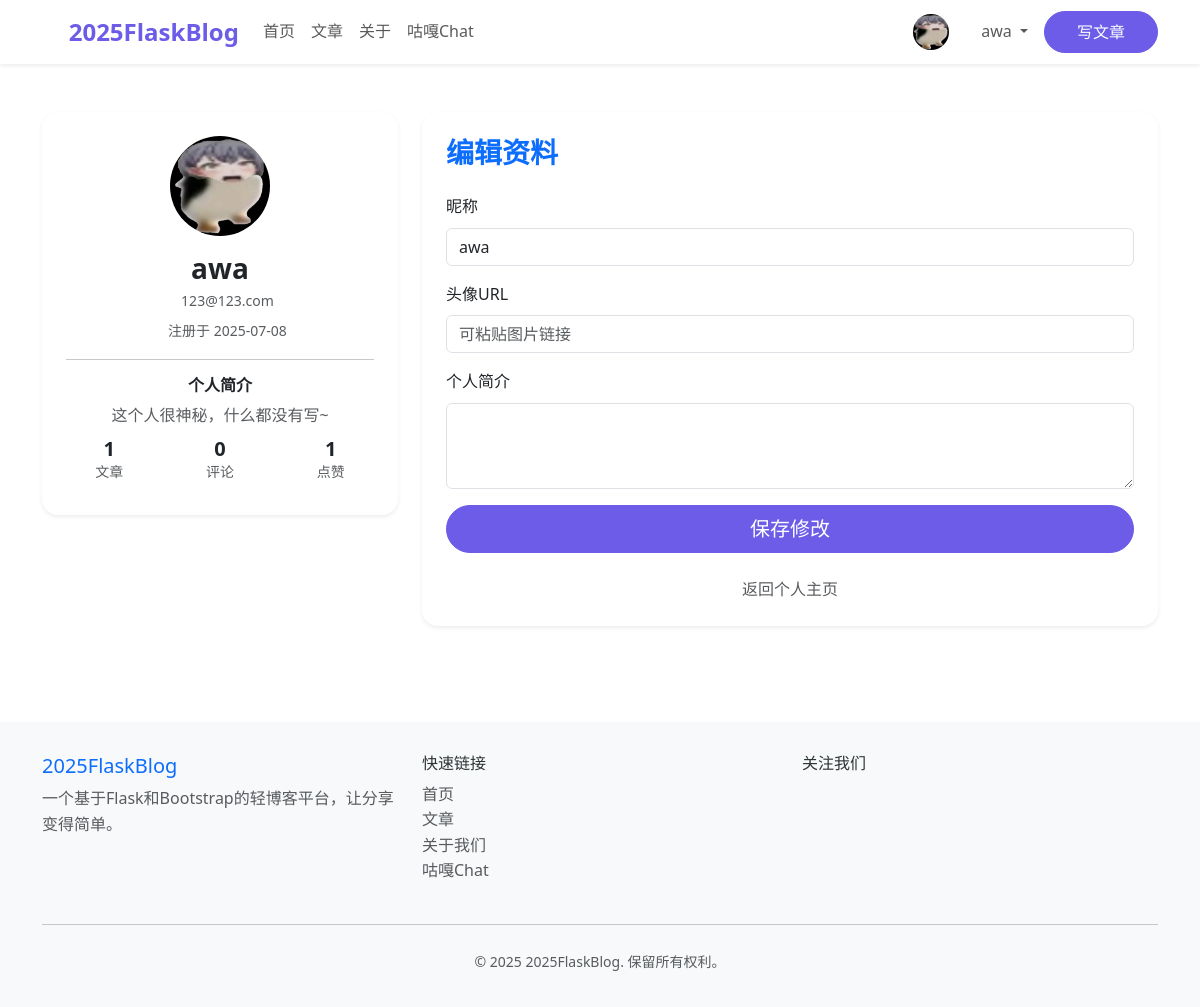
/user/1/edit (signed in), run on the app's committed database.
### app/models.py (models this page shows, shortened)
class User(UserMixin, db.Model):
    __tablename__ = 'users'
    id = db.Column(db.Integer, primary_key=True)
    username = db.Column(db.String(80), unique=True, nullable=False, index=True)
    email = db.Column(db.String(120), unique=True, nullable=False, index=True)
    password_hash = db.Column(db.String(255), nullable=False)
    first_name = db.Column(db.String(50), nullable=True)
    last_name = db.Column(db.String(50), nullable=True)
    bio = db.Column(db.Text, nullable=True)
    avatar_url = db.Column(db.String(255), nullable=True)
    is_active = db.Column(db.Boolean, default=True)
    is_admin = db.Column(db.Boolean, default=False)
    created_at = db.Column(db.DateTime, default=lambda: datetime.now(timezone.utc))
    updated_at = db.Column(db.DateTime, default=lambda: datetime.now(timezone.utc), onupdate=lambda: datetime.now(timezone.utc))
    last_login = db.Column(db.DateTime, nullable=True)
    posts = db.relationship('Post', backref='author', lazy='dynamic', cascade='all, delete-orphan')
    comments = db.relationship('Comment', backref='author', lazy='dynamic', cascade='all, delete-orphan')
    likes = db.relationship('Like', backref='author', lazy='dynamic', cascade='all, delete-orphan')

### app/routes.py (the view, shortened to what this page needs)
@main_bp.route('/user/<int:user_id>/edit', methods=['GET', 'POST'])
@login_required
def edit_profile(user_id):
    user = User.query.get_or_404(user_id)
    if user.id != current_user.id:
        flash('无权操作他人资料', 'danger')
        return redirect(url_for('main.user_profile', user_id=user_id))
    return render_template('user/edit_profile.html', user=user)

### app.py (called while the page is built)
@app.context_processor
def inject_user():
    return dict(current_user=current_user)

### app/__init__.py (called while the page is built)
def create_app(config_class=Config):
    app = Flask(__name__)
    app.config.from_object(config_class)
    db.init_app(app)
    login_manager.init_app(app)
    migrate.init_app(app, db)
    bcrypt.init_app(app)
    login_manager.login_view = 'main.login'
    login_manager.login_message = '请先登录才能访问此页面。'
    login_manager.login_message_category = 'info'
    @login_manager.user_loader
    def load_user(user_id):
        from app.models import User
        return User.query.get(int(user_id))
    from app.routes import main_bp
    from app.guga_chat import guga_chat_bp
    app.register_blueprint(main_bp)
    app.register_blueprint(guga_chat_bp)
    @app.template_filter('nl2br')
    def nl2br_filter(text):
        """将换行符转换为HTML的<br>标签"""
        if text is None:
            return ''
        return text.replace('\n', '<br>')
    return app

### app/templates/user/edit_profile.html (shortened to what this page needs)
{% extends "base.html" %}
{% block content %}
<div class="container py-5">
    <div class="row">
        <div class="col-md-4 mb-4">
            <div class="card shadow-sm border-0 rounded-4">
                <div class="card-body p-4 text-center">
                    <img src="{{ user.avatar_url or url_for('static', filename='img/default_avatar.png') }}" class="rounded-circle mb-3" width="100" height="100" alt="头像">
                    <h3 class="fw-bold mb-1">{{ user.username }}</h3>
                    <div class="text-muted small mb-2">
                        <i class="fas fa-envelope me-1"></i>{{ user.email }}
                    </div>
                    <div class="text-muted small mb-2">
                        <i class="fas fa-calendar-alt me-1"></i>注册于 {{ user.created_at.strftime('%Y-%m-%d') if user.created_at else '' }}
                    </div>
                    <hr>
                    <h6 class="fw-bold">个人简介</h6>
                    <p class="text-muted mb-2">{{ user.bio or '这个人很神秘，什么都没有写~' }}</p>
                    <div class="row text-center mb-2">
                        <div class="col-4">
                            <div class="fw-bold h5 mb-0">{{ user.posts.count() }}</div>
                            <div class="text-muted small">文章</div>
                        </div>
                        <div class="col-4">
                            <div class="fw-bold h5 mb-0">{{ user.comments.count() }}</div>
                            <div class="text-muted small">评论</div>
                        </div>
                        <div class="col-4">
                            <div class="fw-bold h5 mb-0">{{ user.likes.count() }}</div>
                            <div class="text-muted small">点赞</div>
                        </div>
                    </div>
                </div>
            </div>
        </div>
        <div class="col-md-8">
            <div class="card shadow-sm border-0 rounded-4">
                <div class="card-body p-4">
                    <h3 class="mb-4 text-primary fw-bold">编辑资料</h3>
                    <form method="post">
                        <div class="mb-3">
                            <label for="username" class="form-label">昵称</label>
                            <input type="text" class="form-control" id="username" name="username" value="{{ user.username or '' }}" required>
                        </div>
                        <div class="mb-3">
                            <label for="avatar_url" class="form-label">头像URL</label>
                            <input type="url" class="form-control" id="avatar_url" name="avatar_url" value="{{ user.avatar_url or '' }}" placeholder="可粘贴图片链接">
                        </div>
                        <div class="mb-3">
                            <label for="bio" class="form-label">个人简介</label>
                            <textarea class="form-control" id="bio" name="bio" rows="3">{{ user.bio or '' }}</textarea>
                        </div>
                        <div class="d-grid">
                            <button type="submit" class="btn btn-primary btn-lg">保存修改</button>
                        </div>
                    </form>
                    <div class="mt-4 text-center">
                        <a href="{{ url_for('main.user_profile', user_id=user.id) }}" class="text-muted text-decoration-none">返回个人主页</a>
                    </div>
                </div>
            </div>
        </div>
    </div>
</div>
{% endblock %}

### app/templates/base.html (shortened to what this page needs)
<!DOCTYPE html>
<html lang="zh-CN">
<head>
    <link href="{{ url_for('static', filename='css/bootstrap.min.css') }}" rel="stylesheet">
</head>
<body>
    <nav class="navbar navbar-expand-lg navbar-light bg-white shadow-sm sticky-top">
        <div class="container">
            <a class="navbar-brand" href="{{ url_for('main.index') }}">
                <i class="fas fa-blog me-2"></i>2025FlaskBlog
            </a>
            <div class="collapse navbar-collapse" id="navbarNav">
                <ul class="navbar-nav me-auto">
                    <li class="nav-item">
                        <a class="nav-link" href="{{ url_for('main.index') }}">首页</a>
                    </li>
                    <li class="nav-item">
                        <a class="nav-link" href="{{ url_for('main.post_list') }}">文章</a>
                    </li>
                    <li class="nav-item">
                        <a class="nav-link" href="{{ url_for('main.about') }}">关于</a>
                    </li>
                    <li class="nav-item">
                        <a class="nav-link" href="{{ url_for('main.guga') }}">咕嘎Chat</a>
                </ul>
                <ul class="navbar-nav">
                    {% if current_user.is_authenticated %}
                        <li class="nav-item d-flex align-items-center">
                            <a href="{{ url_for('main.user_profile', user_id=current_user.id) }}" class="nav-link p-0 me-2">
                                <img src="{{ current_user.avatar_url or url_for('static', filename='img/default_avatar.png') }}" alt="头像" class="rounded-circle" width="36" height="36" style="object-fit:cover;">
                            </a>
                        </li>
                        <li class="nav-item dropdown">
                            <a class="nav-link dropdown-toggle" href="#" id="navbarDropdown" role="button" data-bs-toggle="dropdown">
                                <i class="fas fa-user me-1"></i>{{ current_user.username }}
                            </a>
                        </li>
                        <li class="nav-item">
                            <a class="btn btn-primary ms-2" href="{{ url_for('main.create_post') }}">写文章</a>
                        </li>
                    {% endif %}
                </ul>
            </div>
        </div>
    </nav>
    <main>
        {% block content %}{% endblock %}
    </main>
    <footer class="footer">
        <div class="container">
            <div class="row">
                <div class="col-md-4">
                    <h5 class="text-primary">2025FlaskBlog</h5>
                    <p class="text-muted">一个基于Flask和Bootstrap的轻博客平台，让分享变得简单。</p>
                </div>
                <div class="col-md-4">
                    <h6>快速链接</h6>
                    <ul class="list-unstyled">
                        <li><a href="{{ url_for('main.index') }}" class="text-muted text-decoration-none">首页</a></li>
                        <li><a href="{{ url_for('main.post_list') }}" class="text-muted text-decoration-none">文章</a></li>
                        <li><a href="{{ url_for('main.about') }}" class="text-muted text-decoration-none">关于我们</a></li>
                        <li><a href="{{ url_for('main.guga') }}" class="text-muted text-decoration-none">咕嘎Chat</a></li>
                    </ul>
                </div>
                <div class="col-md-4">
                    <h6>关注我们</h6>
                    <div class="d-flex gap-3">
                        <a href="#" class="text-muted"><i class="fab fa-github fa-lg"></i></a>
                        <a href="#" class="text-muted"><i class="fab fa-twitter fa-lg"></i></a>
                        <a href="#" class="text-muted"><i class="fab fa-linkedin fa-lg"></i></a>
                    </div>
                </div>
            </div>
            <hr class="my-4">
            <div class="text-center text-muted">
                <small>&copy; 2025 2025FlaskBlog. 保留所有权利。</small>
            </div>
        </div>
    </footer>
    <link rel="stylesheet" href="{{ url_for('static', filename='css/all.min.css') }}">
</body>
</html>

### data on the page
User: username "awa", email "123@123.com", created_at "2025-07-08", bio "这个人很神秘，什么都没有写~"

### other printed values
{{ user.posts.count() }} "1"
{{ user.comments.count() }} "0"
{{ user.likes.count() }} "1"
